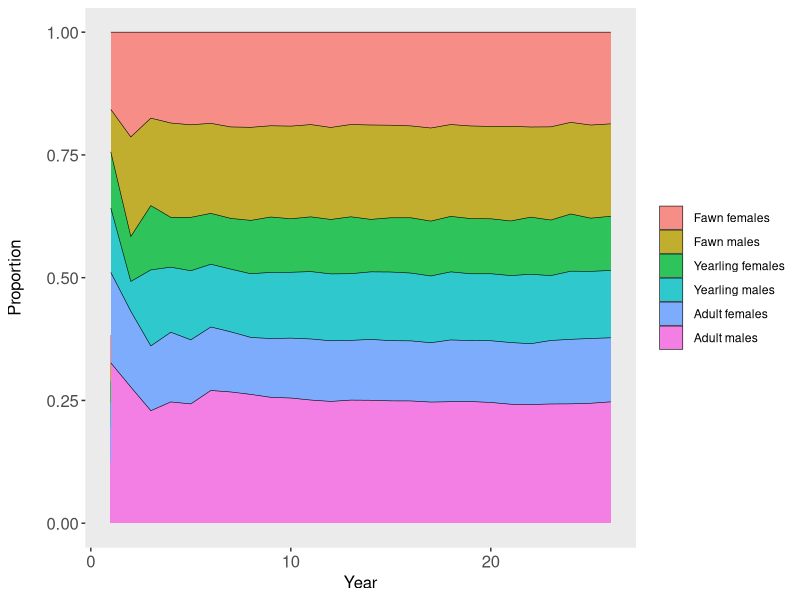
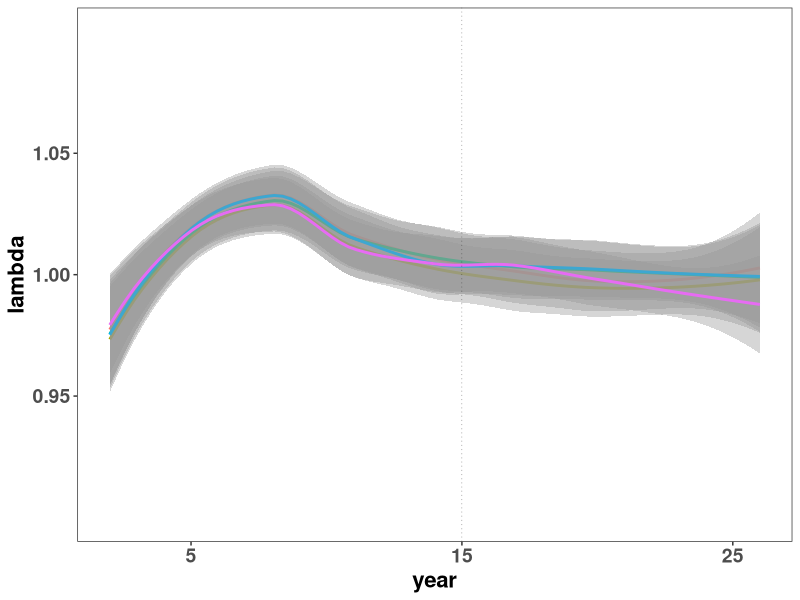
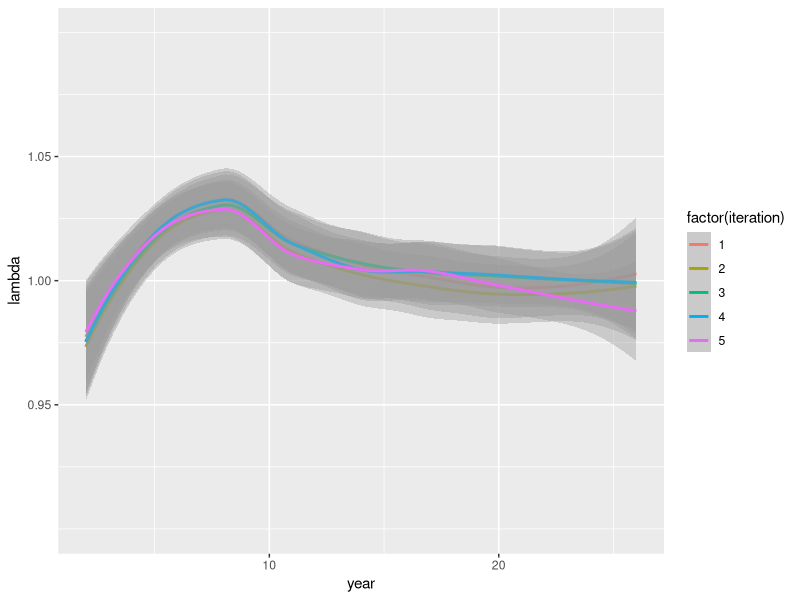
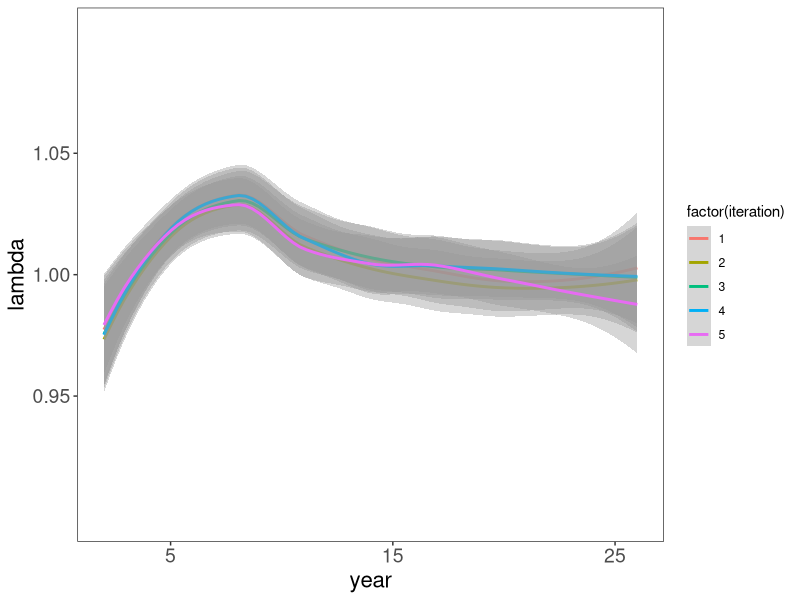
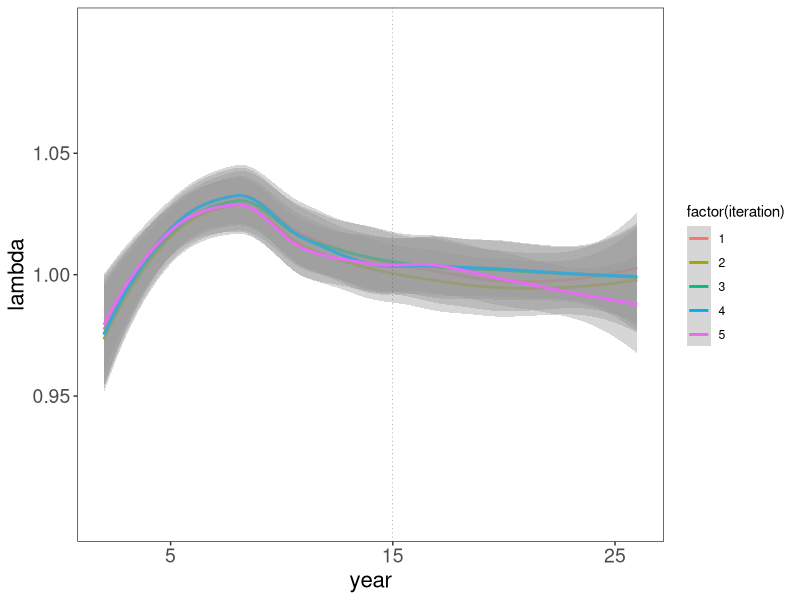
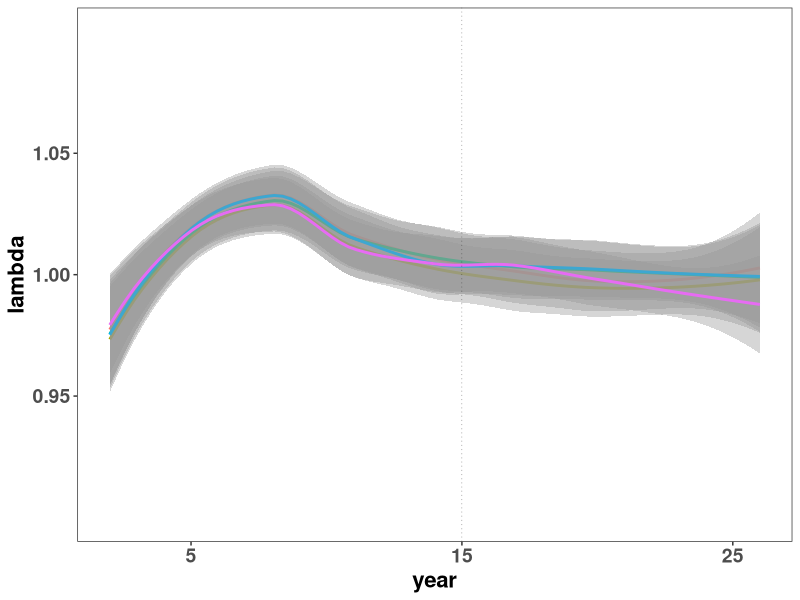

These charts were generated, in order, by the following R code:
require (dplyr)
require (ggplot2)
require (tidyverse)
require(tidyr)
require (tibble)

data <- read.csv("deerpopdyFranklinCounty_5iterations.csv", header = TRUE)
data = data[-1,]
as_tibble(data)                                                # deletes the very 1st row, which is the user provided information for setup
new_data <- add_column(data, iteration = rep(1:5, each = 26))  # number of model iterations 5, number of years per iteration - 26 #tibble
new_data1 <- add_column(new_data, year = rep(c(1:26), 5 ))     # 26 years per iteration

#AgeSexComposition using one iteration
agesexdata_1 <- subset(new_data1, iteration == 5)              # choose which iteration
agesexdata_1$mfp <- agesexdata_1$posth_mf / agesexdata_1$posth_total
agesexdata_1$ffp <- agesexdata_1$posth_ff / agesexdata_1$posth_total
agesexdata_1$myp <- agesexdata_1$posth_my / agesexdata_1$posth_total
agesexdata_1$fyp <- agesexdata_1$posth_fy / agesexdata_1$posth_total
agesexdata_1$map <- agesexdata_1$posth_ma / agesexdata_1$posth_total
agesexdata_1$fap <- agesexdata_1$posth_fa / agesexdata_1$posth_total
agesex_data <- subset(agesexdata_1, select = year: fap)
data_long <- gather(agesex_data, age_sex, prop, mfp:fap, factor_key=TRUE)
data_long <- data_long[order(data_long$year, data_long$age_sex), ]
p1 <- ggplot(data=data_long,aes(x = year, y = prop, fill = age_sex))
p2 <- p1 + geom_area(color="black", size=.2, alpha=.8) + theme(legend.title=element_blank())
p3 <- p2 + scale_fill_discrete(name = "Age-sex class",labels = c(" Fawn females"," Fawn males"," Yearling females"," Yearling males"," Adult females"," Adult males"))
p4 <- p3 + ylab("Proportion\n")  + xlab("Year") + theme(panel.grid.minor=element_blank(), panel.grid.major=element_blank()) + theme(axis.title.y = element_text(size = 12),axis.text.y = element_text(size = 12))+ theme(axis.title.x = element_text(size = 12),axis.text.x = element_text(size = 12))
FranklinAgeSex <- p4
#ggsave("FranklinAgeSex.png")                                  #uncomment to save the plot as a .png file. 

##lambda
p1 <- ggplot(new_data1, aes(x = year, y = lambda, col = factor(iteration))) + geom_smooth() + scale_y_continuous(breaks=seq(0.95, 1.05, 0.05), limits=c(0.9, 1.10))
p2 <- p1 + scale_x_continuous(limits = c(2,26), breaks = c(5,15,25)) + theme_bw() + theme(panel.grid.minor=element_blank(), panel.grid.major=element_blank())+ theme(axis.text.x = element_text(size=14),axis.title.x = element_text(size= 16)) + theme(axis.text.y = element_text(size = 14),axis.title.y = element_text(size= 16))
p3 <- p2 + geom_vline(xintercept = 15, color="black", linetype = 3, size = .1)
p4 <- p3 + theme(plot.title = element_text(size=12,face="bold")) + theme(text=element_text(face="bold", size=12)) + theme(legend.position = "none")
Franklinlambda <- p4
#ggsave("Franklinlambda.png")                                  #uncomment to save the plot as a .png file. 